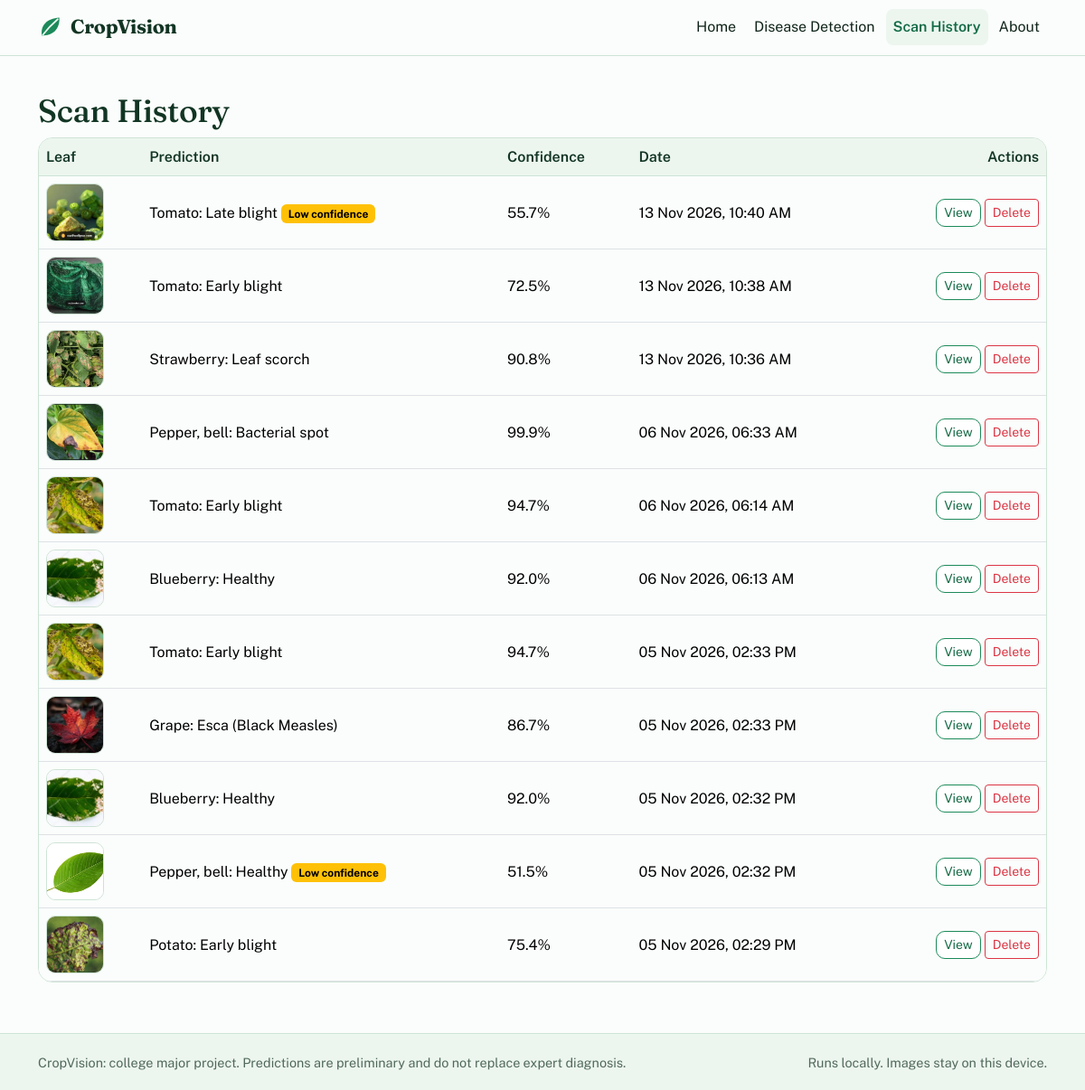
The app's page /history with its own data.
### tables this page shows
CREATE TABLE scans (
    id            INTEGER PRIMARY KEY AUTOINCREMENT,
    filename      TEXT NOT NULL,
    thumb         TEXT NOT NULL,
    label         TEXT NOT NULL,
    confidence    REAL NOT NULL,
    top_json      TEXT NOT NULL,
    backend       TEXT,
    inference_ms  REAL,
    low_conf      INTEGER NOT NULL DEFAULT 0,
    quality_note  TEXT,
    created_at    TEXT NOT NULL
);

### app.py (the view)
    @app.get("/history")
    def history():
        scans = db.list_scans()
        rows = [{"scan": s, "name": disease_info.display_name(s["label"])} for s in scans]
        return render_template("history.html", rows=rows)

### db.py (called while the page is built)
def get_db():
    if "db" not in g:
        g.db = sqlite3.connect(current_app.config["DATABASE"])
        g.db.row_factory = sqlite3.Row
    return g.db

def list_scans():
    return get_db().execute("SELECT * FROM scans ORDER BY created_at DESC, id DESC").fetchall()

### disease_info.py (called while the page is built)
def split_class(label: str) -> tuple[str, str]:
    crop, _, cond = label.partition("___")
    return crop, cond

def pretty(text: str) -> str:
    text = re.sub(r"\s+", " ", text.replace("_", " ")).strip()
    return text[:1].upper() + text[1:]

def display_name(label: str) -> str:
    crop, cond = split_class(label)
    return f"{pretty(crop)}: {pretty(cond)}" if cond else pretty(label)

### predict.py (called while the page is built, shortened)
    def _load(self):
        if self._runner is not None or self._error:
            return

    @property
    def available(self) -> bool:
        self._load()
        return self._runner is not None

    def status(self) -> dict:
        self._load()
        return {"available": self.available, "error": self._error, "backend": self.backend,
                "model_file": Path(self.model_path).name if self.model_path else None,
                "num_classes": len(self.class_names)}

### templates/history.html (shortened to what this page needs)
{% extends "base.html" %}
{% block content %}
<section class="container page">
  <h1 class="page-title">Scan History</h1>
  {% if not rows %}
  <div class="panel text-center py-5">
    <i class="bi bi-journal-plus empty-icon"></i>
    <h2 class="h5">No scans yet</h2>
    <p class="text-muted-cv">Scans you complete will be saved here so you can look back at them.</p>
    <a class="btn btn-cv" href="{{ url_for('detect') }}">Scan your first plant</a>
  </div>
  {% else %}
  <div class="table-responsive panel p-0">
    <table class="table align-middle mb-0 cv-table">
      <thead><tr><th scope="col">Leaf</th><th scope="col">Prediction</th><th scope="col">Confidence</th><th scope="col">Date</th><th scope="col" class="text-end">Actions</th></tr></thead>
      <tbody>
      {% for r in rows %}
        <tr>
          <td><img class="thumb" src="{{ url_for('static', filename='uploads/thumbs/' ~ r.scan.thumb) }}" alt="Thumbnail of scan {{ r.scan.id }}"></td>
          <td>{{ r.name }}{% if r.scan.low_conf %} <span class="badge text-bg-warning">Low confidence</span>{% endif %}</td>
          <td>{{ r.scan.confidence|pct }}</td>
          <td class="text-nowrap">{{ r.scan.created_at|localtime }}</td>
          <td class="text-end text-nowrap">
            <a class="btn btn-sm btn-outline-cv" href="{{ url_for('results', scan_id=r.scan.id) }}">View</a>
            <form method="post" action="{{ url_for('delete', scan_id=r.scan.id) }}" class="d-inline" onsubmit="return confirm('Delete this scan?');">
              <button class="btn btn-sm btn-outline-danger" type="submit">Delete</button>
            </form>
          </td>
        </tr>
      {% endfor %}
      </tbody>
    </table>
  </div>
  {% endif %}
</section>
{% endblock %}

### templates/base.html (shortened to what this page needs)
<!doctype html>
<html lang="en">
<head>
  <link rel="stylesheet" href="{{ url_for('static', filename='vendor/bootstrap/bootstrap.min.css') }}">
  <link rel="stylesheet" href="{{ url_for('static', filename='vendor/icons/bootstrap-icons.min.css') }}">
  <link rel="stylesheet" href="{{ url_for('static', filename='css/cropvision.css') }}">
</head>
<body>
<nav class="navbar navbar-expand-md cv-nav">
  <div class="container">
    <a class="navbar-brand cv-logo" href="{{ url_for('index') }}">
      <img src="{{ url_for('static', filename='images/leaf.svg') }}" alt="" width="28" height="28"> CropVision
    </a>
    <div class="collapse navbar-collapse" id="nav">
      <ul class="navbar-nav ms-auto gap-md-1">
        {% set links = [('index','Home'),('detect','Disease Detection'),('history','Scan History'),('about','About')] %}
        {% for ep, label in links %}
        <li class="nav-item"><a class="nav-link {{ 'active' if request.endpoint == ep or (ep=='detect' and request.endpoint=='results') }}" href="{{ url_for(ep) }}">{{ label }}</a></li>
        {% endfor %}
      </ul>
    </div>
  </div>
</nav>
<main id="main">
  {% block content %}{% endblock %}
</main>
<footer class="cv-footer">
  <div class="container d-flex flex-column flex-md-row justify-content-between gap-2">
    <span>CropVision: college major project. Predictions are preliminary and do not replace expert diagnosis.</span>
    <span>Runs locally. Images stay on this device.</span>
  </div>
</footer>
</body>
</html>

### static/css/cropvision.css (style rules this page uses)
:root { --forest:#123524;--emerald:#1c8a5a;--emerald-dk:#146b46;--mint:#ecf6ef;--paper:#fafdfb;--ink:#10241a;--muted:#52695b;--line:#cfe3d6; --bs-body-font-family:"Public Sans",system-ui,"Segoe UI",sans-serif;--bs-body-color:var(--ink);--bs-body-bg:var(--paper);--bs-link-color:var(--emerald-dk) }
body { font-family:var(--bs-body-font-family);line-height:1.6 }
h1,h2,h3,.cv-logo,.display-title,.result-name { font-family:"Fraunces",Georgia,serif;letter-spacing:-.01em }
.cv-nav { background:var(--paper);border-bottom:1px solid var(--line) }
.cv-logo { display:flex;align-items:center;gap:.5rem;font-weight:700;font-size:1.35rem;color:var(--forest)!important }
.cv-nav .nav-link { color:var(--ink);border-radius:8px;padding:.45rem .8rem }
.cv-nav .nav-link.active { color:var(--emerald-dk);font-weight:600;background:var(--mint) }
.btn-outline-cv { color:var(--emerald-dk);border:1px solid var(--emerald);border-radius:10px;background:#fff }
.page { padding-top:2.5rem;padding-bottom:3.5rem }
.page-title { font-size:2.2rem;color:var(--forest) }
.panel { background:#fff;border:1px solid var(--line);border-radius:16px;padding:1.4rem }
.thumb { width:64px;height:64px;object-fit:cover;border-radius:10px;border:1px solid var(--line) }
.cv-table thead th { background:var(--mint);color:var(--forest);font-weight:600;border-bottom:1px solid var(--line) }
.cv-footer { border-top:1px solid var(--line);background:var(--mint);color:var(--muted);font-size:.9rem;padding:1.2rem 0 }

### records on screen
scans: thumb (picture), scan.confidence|pct "55.7%", scan.created_at "13 Nov 2026, 10:40 AM"
scans: thumb (picture), scan.confidence|pct "72.5%", scan.created_at "13 Nov 2026, 10:38 AM"
scans: thumb (picture), scan.confidence|pct "90.8%", scan.created_at "13 Nov 2026, 10:36 AM"
scans: thumb (picture), scan.confidence|pct "99.9%", scan.created_at "06 Nov 2026, 06:33 AM"
scans: thumb (picture), scan.confidence|pct "94.7%", scan.created_at "06 Nov 2026, 06:14 AM"
scans: thumb (picture), scan.confidence|pct "92.0%", scan.created_at "06 Nov 2026, 06:13 AM"
scans: thumb (picture), scan.confidence|pct "94.7%", scan.created_at "05 Nov 2026, 02:33 PM"
scans: thumb (picture), scan.confidence|pct "86.7%", scan.created_at "05 Nov 2026, 02:33 PM"
scans: thumb (picture), scan.confidence|pct "92.0%", scan.created_at "05 Nov 2026, 02:32 PM"
scans: thumb (picture), scan.confidence|pct "51.5%", scan.created_at "05 Nov 2026, 02:32 PM"
scans: thumb (picture), scan.confidence|pct "75.4%", scan.created_at "05 Nov 2026, 02:29 PM"

### other values on screen
{{ label }} "Home" "Disease Detection" "Scan History" "About"
{{ r.name }} "Tomato: Late blight" "Tomato: Early blight" "Strawberry: Leaf scorch" "Pepper, bell: Bacterial spot" "Tomato: Early blight" "Blueberry: Healthy" "Tomato: Early blight" "Grape: Esca (Black Measles)" "Blueberry: Healthy" "Pepper, bell: Healthy" "Potato: Early blight"
